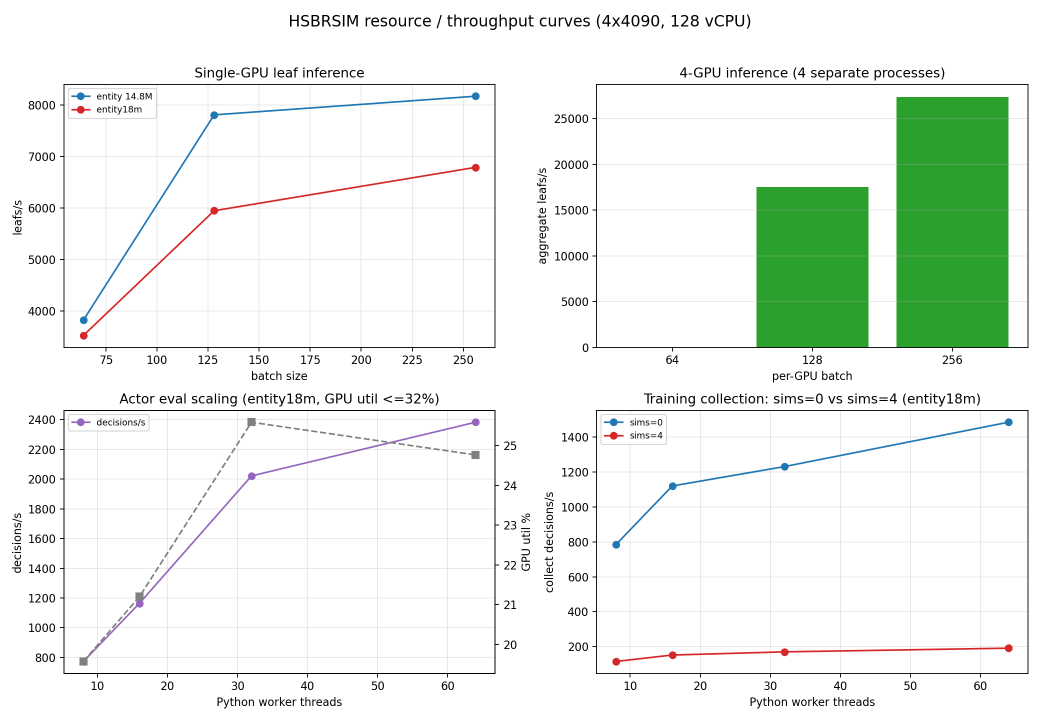
#> input picture docs/assets/compute_throughput.png, 2080 x 1440 px (shown at 1/2 size); its folder holds only this picture in this run
$ python livebot_calibrate.py --image ../docs/assets/compute_throughput.png
#> lines starting #> are read from the running program, lines starting #| are printed output that depends on the picture
### hsbg/live/config.py
"""`hsbg/live/config.json` 的加载/保存与坐标比例工具。

所有界面坐标都是 **窗口内相对比例**（0–1，左上角为原点），由
:class:`hsbg.live.wininput.InputController` 映射到屏幕像素。这样窗口移动/
换分辨率时只需改窗口 rect，配置不用变。

当前默认值
----------
* 窗口：1920×1080 屏幕、游戏窗口 rect ≈ ``(-7, 0, 1929, 1048)``（1936×1048，
  含标题栏；与 ``runs/live/game_screen.png`` 一致）。
* 主菜单「酒馆战棋」按钮：从 ``runs/live/game_screen.png`` 量得 ≈(0.485, 0.374)。
* 酒馆/商店/手牌/结束按钮：**固定比例初值**（尚未用真实酒馆截图校准），
  全部集中在 ``coords`` 里，可用 ``tools/livebot_calibrate.py`` 生成网格图后
  覆盖；也支持 ``--set coords.points.end_turn=0.93,0.60`` 之类命令行覆盖。

配置结构（JSON）::

    {
      "version": 1,
      "window":  {"titles": [...], "process": "Hearthstone.exe", "expected_rect": [l,t,r,b]},
      "paths":   {"power_log": "...", "hdt_log_dir": "...", "runs_dir": "runs/live"},
      "flow":    {"blind": false, "poll_interval_s": 0.25, "max_games": 5, ...},
      "delays":  {"after_click_s": 0.5, "drag_duration_s": 0.35, ...},
      "coords":  {"points": {"名字": [fx,fy], ...},
                  "groups": {"shop": [[fx,fy] x7], "hand": [...x10], ...}},
      "safety":  {"dry_run_default": true, "max_actions_per_turn": 40, ...}
    }
"""

from __future__ import annotations

import copy
import json
import os
from dataclasses import dataclass, field
from pathlib import Path
from typing import Any, Dict, Iterable, List, Optional, Sequence, Tuple

#: 默认配置文件路径（与本模块同目录）
DEFAULT_CONFIG_PATH = Path(__file__).resolve().with_name("config.json")

#: 窗口内相对坐标（0–1）
Point = Tuple[float, float]


def _default_shop() -> List[List[float]]:
    # 商店 7 格（动态布局的兜底）：实测间距 131px/1920=0.068229，y≈0.356
    return [[round(0.5 + (i - 3) * 0.068229, 4), 0.356] for i in range(7)]


def _default_board() -> List[List[float]]:
    # 己方棋盘 7 格（动态布局兜底）：同样的居中间距，落点 y≈0.552
    return [[round(0.5 + (i - 3) * 0.068229, 4), 0.552] for i in range(7)]


def _default_hand() -> List[List[float]]:
    # 手牌 10 格（兜底）：底部居中，间距 110px/1920≈0.0573
    return [[round(0.5 + (i - 4.5) * 0.057292, 4), 0.852] for i in range(10)]


def _default_hero_options() -> List[List[float]]:
    # 英雄选择：4 个候选卡中心（实机 2026-10-18：x=0.25/0.4115/0.5766/0.7344，y=0.436）
    xs = (0.2500, 0.4115, 0.5766, 0.7344)
    return [[x, 0.436] for x in xs]


def _default_choice_options() -> List[List[float]]:
    # 发现/三选一：实机截图（runs/live/calibrated_ingame.png）三张大卡中心
    return [[0.336, 0.41], [0.501, 0.41], [0.666, 0.41]]


@dataclass
class WindowConfig:
    """窗口查找与前台管理配置。"""

    titles: List[str] = field(default_factory=lambda: ["炉石传说", "Hearthstone"])
    process: str = "Hearthstone.exe"
    #: 找不到窗口时（dry-run / 校准）使用的窗口屏幕矩形 [left, top, right, bottom]
    expected_rect: List[int] = field(default_factory=lambda: [-7, 0, 1929, 1048])
    foreground_retries: int = 5
    restore_delay_s: float = 0.25
    #: True = 相对坐标按**客户区**（不含标题栏/边框）映射；False = 按窗口外框。
    #: 实机验证：游戏画面在客户区内，按外框映射会让底部手牌/结束按钮点偏。
    use_client_rect: bool = True


@dataclass
class PathsConfig:
    """日志与产物路径。"""

    power_log: str = r"C:\Program Files (x86)\Hearthstone\Logs\Power.log"
    #: HDT 日志目录（支持 %APPDATA% 展开）；同时会自动扫描常见安装位置
    hdt_log_dir: str = r"%APPDATA%\HearthstoneDeckTracker\Logs"
    runs_dir: str = "runs/live"
    #: Battle.net 启动器（客户端消失时用于 `--exec=launch WTCG` 重启游戏）
    battle_net: str = r"C:\Program Files (x86)\Battle.net\Battle.net.exe"


@dataclass
class FlowConfig:
    """对局循环节奏与停止条件。"""

    #: True = 只按固定时间/固定脚本盲操作（无日志/无内存状态时使用）
    blind: bool = False
    poll_interval_s: float = 0.25
    max_games: int = 5
    max_runtime_s: float = 7200.0
    #: 单局超时（超过视为异常，记录并回大厅）
    game_timeout_s: float = 2400.0
    #: 连续检测不到炉石进程/窗口多久后判定 client_gone（秒）
    client_gone_s: float = 20.0
    #: 客户端消失后是否自动用 Battle.net 重新启动
    restart_client: bool = True
    #: 重启后等待游戏窗口/内存就绪的最长时间（秒）
    restart_timeout_s: float = 180.0
    #: 结算界面重试次数上限（超过则记录 game_over_stuck 并停止该局）
    max_game_over_retries: int = 8
    #: 每局结束时把 Power.log 复制到会话目录（Power.log 每局会被截断/复用）
    archive_power_log: bool = True
    #: 战斗阶段至少等待时间（避免刚点完结束就误点）
    combat_wait_s: float = 40.0
    #: 招募阶段：点完一轮购买后的最短间隔，防止同一回合反复操作
    recruit_min_s: float = 1.0
    #: 每个 tick 最多执行的动作数（避免一次跑太多 UI 操作）
    max_actions_per_tick: int = 14
    #: 盲操作模式下一局预计时长（秒），到点后按 game_over 处理
    blind_game_duration_s: float = 900.0
    #: 盲操作模式每个"回合"的间隔（秒）
    blind_turn_s: float = 20.0
    # ── 招募阶段动作脚本（有内存状态时按实际 shop/hand 数量自动收紧）──
    #: 是否把商店随从全部拖走
    buy_all_shop: bool = True
    #: True = 先拖到手上（已实机验证），False = 直接拖到棋盘（未验证成功）
    buy_to_hand: bool = True
    #: 是否把手牌随从打到棋盘（已实机验证：(0.479,0.90)→(0.5,0.715)）
    play_hand_minions: bool = True
    #: 盲操作时每回合买几个 / 打几个
    buy_count: int = 7
    play_count: int = 7
    #: 是否点英雄技能
    use_hero_power: bool = False
    #: 英雄选择点第几个候选（0 起；锁住的候选点了没反应，planner 会自动重试下一个）
    hero_option_index: int = 0
    #: 结束回合用键盘还是点按钮（酒馆战棋单人模式没有结束回合按钮；仅特殊 UI 用）
    end_turn_use_key: bool = False
    #: 是否主动发送"结束回合"动作。False = 酒馆战棋单人模式的正确做法：
    #: 招募阶段由计时器自动结束（官方 UI 无结束回合按钮），planner 买/出牌后
    #: 只等待 phase 变化；"开始战斗"按钮只在计时结束后出现。
    send_end_turn: bool = False
    #: 结束回合快捷键（默认 E，炉石默认键位）
    end_turn_key: str = "E"
    #: 暂停热键（VK_F12 = 123）
    pause_vk: int = 123
    pause_poll_s: float = 0.1
    #: 是否在 dry-run 时使用模拟状态（无窗口/无日志环境演示用）
    simulate_when_unavailable: bool = True
    #: 内存状态读取最小间隔（秒；rea-operator 的 read_live_state 较重）
    memory_poll_s: float = 0.5
    #: dry-run 预览保护：最多执行多少个计划动作 / 最多跑多少秒后自动退出
    #: （0 = 不限制；CLI 的 --simulate/--realtime 会置 0）
    dry_run_max_actions: int = 40
    dry_run_max_seconds: float = 20.0


@dataclass
class DelaysConfig:
    """每类操作的节奏（秒）。"""

    after_click_s: float = 0.5
    after_drag_s: float = 0.35
    drag_duration_s: float = 0.35
    after_key_s: float = 0.3
    hero_select_wait_s: float = 1.5
    between_buys_s: float = 0.25
    end_turn_wait_s: float = 1.0
    choice_wait_s: float = 0.6
    menu_retry_s: float = 5.0
    after_game_wait_s: float = 8.0
    screenshot_settle_s: float = 0.2


@dataclass
class CoordsConfig:
    """窗口内相对坐标：命名点 + 序列组 + 动态布局参数。"""

    #: 单个点，name -> (fx, fy)
    points: Dict[str, List[float]] = field(default_factory=lambda: {
        # 主菜单 / 酒馆大厅（2026-10-18 实机校准，client 坐标）
        "menu_battlegrounds": [0.4995, 0.3922],  # 主菜单「酒馆战棋」
        "menu_back": [0.035, 0.035],             # 左上返回箭头（备用）
        "splash_click": [0.5000, 0.5000],        # 启动页「点击开始」/通用点击
        "lobby_play": [0.7172, 0.8028],          # 酒馆大厅「开始」圆钮中心
        "lobby_back": [0.7810, 0.9230],          # 大厅右下「返回」
        "lobby_play_again": [0.7172, 0.8028],    # 结算后回大厅再点「开始」
        # 对局结算界面：优先点「继续/返回」回大厅（16:9 实测 (960,850) 可退出结算）
        "result_continue": [0.5393, 0.8492],
        "result_continue2": [0.5000, 0.8600],
        "result_center": [0.5000, 0.5000],
        # 对局内（client 坐标；2026-10-18 实机验证）
        "end_turn": [0.7917, 0.4410],           # 右中「开始战斗/结束回合」按钮
        "hero_power": [0.5920, 0.7900],          # 底部圆钮（英雄技能/刷新，待微调）
        "hero_confirm": [0.5000, 0.7582],        # 英雄选择「确认」
        "choice_confirm": [0.5000, 0.7900],      # 三选一确认（待校准）
        "error_dismiss": [0.50, 0.85],           # 弹窗/错误确认
    })
    #: 序列组：name -> [[fx, fy], ...]（动态布局不可用时兜底）
    groups: Dict[str, List[List[float]]] = field(default_factory=lambda: {
        "shop": _default_shop(),                # 商店 7 格
        "board": _default_board(),              # 己方棋盘 7 格
        "hand": _default_hand(),                # 手牌 10 格
        "hero_options": _default_hero_options(),  # 英雄候选
        "choice_options": _default_choice_options(),  # 发现/三选一选项
    })
    #: 动态布局参数（BG 商店/棋盘/手牌随"当前格数"居中排布，按像素间距换算比例）
    layout: Dict[str, float] = field(default_factory=lambda: {
        # 实测：4 个 offer 时商店卡中心 image x=765/896/1027/1158，间距 131px（1920 宽）
        "shop_y": 0.356,          # 商店随从行 y
        "shop_spacing": 0.068229,  # 131 / 1920
        "board_y": 0.715,         # 拖到棋盘的落点 y（实测 (0.5,0.72) 成功出牌）
        "board_spacing": 0.068229,
        "hand_y": 0.900,          # 手牌卡可见部分 y（下缘被裁，抓上半部）
        "hand_spacing": 0.057292,  # 110 / 1920
        "hand_center_x": 0.480,   # 实测单张手牌中心 image x≈922
        "center_x": 0.5,
    })

    # [18 lines left out: functions point, group, set_point, not called in this run]


@dataclass
class SafetyConfig:
    """安全阀：dry-run 默认、每回合动作上限、错误处理。"""

    dry_run_default: bool = True
    #: 没有显式 --live 时绝不真实点击（require_live_flag=False 时允许 live=True 构造）
    require_live_flag: bool = True
    max_actions_per_turn: int = 40
    max_consecutive_errors: int = 5
    screenshot_on_error: bool = True
    #: 是否允许把游戏窗口拉到前台（关掉则只在已是前台时点击）
    allow_focus_steal: bool = True
    #: 单个动作后等待 UI 稳定的最小时间（秒）
    min_action_interval_s: float = 0.15


@dataclass
class LiveConfig:
    """完整配置（窗口/路径/节奏/坐标/安全）。"""

    version: int = 1
    window: WindowConfig = field(default_factory=WindowConfig)
    paths: PathsConfig = field(default_factory=PathsConfig)
    flow: FlowConfig = field(default_factory=FlowConfig)
    delays: DelaysConfig = field(default_factory=DelaysConfig)
    coords: CoordsConfig = field(default_factory=CoordsConfig)
    safety: SafetyConfig = field(default_factory=SafetyConfig)

    # ── 序列化 ──
    # [30 lines left out: functions to_dict, from_dict, not called in this run]

    # ── 文件 ──
    @classmethod
    def load(cls, path: Optional[Path | str] = None) -> "LiveConfig":
        path = Path(path) if path is not None else DEFAULT_CONFIG_PATH
        if not path.exists():
            # 允许不存在时使用内置默认（并提示），便于首次运行
            cfg = cls()
            cfg.validate()
            return cfg
        with open(path, "r", encoding="utf-8") as f:
            data = json.load(f)
        cfg = cls.from_dict(data)
        cfg.validate()
        return cfg

    # [6 lines left out: function save, not called in this run]

    # ── 校验 / 便利属性 ──
    def validate(self) -> None:
        rect = list(self.window.expected_rect or [])
        if len(rect) != 4 or rect[2] <= rect[0] or rect[3] <= rect[1]:
            raise ValueError(f"window.expected_rect 必须是 [left,top,right,bottom]，得到 {rect!r}")
        if self.flow.max_games < 0:
            raise ValueError("flow.max_games 必须 >= 0")
        if self.flow.poll_interval_s <= 0:
            raise ValueError("flow.poll_interval_s 必须 > 0")
        for name, pt in self.coords.points.items():
            _check_fraction(name, pt)
        for name, pts in self.coords.groups.items():
            if not pts:
                raise ValueError(f"coords.groups[{name!r}] 不能为空")
            for i, pt in enumerate(pts):
                _check_fraction(f"{name}[{i}]", pt)

    # [4 lines left out: function window_rect, not called in this run]

    #: ``paths.hdt_log_dir`` 展开环境变量后的路径
    def hdt_log_dir_resolved(self) -> Path:
        return Path(os.path.expandvars(self.paths.hdt_log_dir)).expanduser()

    # [5 lines left out: function runs_dir_resolved, not called in this run]

    def power_log_path(self) -> Path:
        return Path(os.path.expandvars(self.paths.power_log)).expanduser()

    # ── 命令行覆盖：`--set flow.max_games=3 --set coords.points.end_turn=0.93,0.6` ──
    # [121 lines left out: functions apply_overrides, _set_path, _dataclass_to_dict, _merge_dataclass, _merge_coords, _parse_point, not called in this run]


def _check_fraction(name: str, point: Sequence[float]) -> None:
    if len(point) != 2:
        raise ValueError(f"坐标 {name} 需要 2 个值，得到 {point!r}")
    x, y = float(point[0]), float(point[1])
    if not (0.0 <= x <= 1.0 and 0.0 <= y <= 1.0):
        raise ValueError(f"坐标 {name}={point!r} 超出 [0,1] 相对比例范围")


# [15 lines left out: function _coerce, not called in this run]


def load_config(
    path: Optional[Path | str] = None,
    overrides: Optional[Iterable[str]] = None,
) -> LiveConfig:
    """加载配置（不存在时用内置默认），并应用 ``--set`` 覆盖。"""
    cfg = LiveConfig.load(path)
    if overrides:
        cfg.apply_overrides(overrides)
    return cfg


def save_config(cfg: LiveConfig, path: Path | str) -> Path:
    """保存配置（默认路径可用 :data:`DEFAULT_CONFIG_PATH`）。"""
    return cfg.save(path)


__all__ = [
    "DEFAULT_CONFIG_PATH",
    "Point",
    "WindowConfig",
    "PathsConfig",
    "FlowConfig",
    "DelaysConfig",
    "CoordsConfig",
    "SafetyConfig",
    "LiveConfig",
    "load_config",
    "save_config",
]

### tools/livebot_calibrate.py
#!/usr/bin/env python
"""坐标校准工具：截图 + 画网格 + 标出配置里的按钮/槽位。

用法::

    # 用已有截图（无需游戏窗口）：生成带网格与标注的图
    python tools/livebot_calibrate.py --image runs/live/game_screen.png

    # 真实截取当前游戏窗口（需要游戏已启动）
    python tools/livebot_calibrate.py --capture

    # 修改窗口 rect / 网格步长 / 输出路径
    python tools/livebot_calibrate.py --image runs/live/game_screen.png \
        --rect -7,0,1929,1048 --grid 0.05 --out runs/live/calibrated.png

输出的 PNG 上：
* 浅色网格 = 每 ``--grid`` 比例；
* 顶部/左侧标注 0.0–1.0 比例；
* 圆形 = ``coords.points`` 里的命名按钮；
* 方框 + 编号 = ``coords.groups`` 里的槽位序列（shop/board/hand/...）。
按图调整 ``hsbg/live/config.json``（或 ``--set coords.points.xxx=fx,fy``）即可。
"""

from __future__ import annotations

import argparse
import json
import sys
from pathlib import Path
from typing import List, Optional, Sequence, Tuple

ROOT = Path(__file__).resolve().parent.parent
if str(ROOT) not in sys.path:
    sys.path.insert(0, str(ROOT))

for _stream in (sys.stdout, sys.stderr):
    try:
        _stream.reconfigure(encoding="utf-8", errors="replace")
    except Exception:  # noqa: BLE001
        pass

from hsbg.live.config import DEFAULT_CONFIG_PATH, LiveConfig, load_config  # noqa: E402


# [5 lines left out: function _parse_rect, not called in this run]


def _load_image(path: Path):
    from PIL import Image

    return Image.open(path).convert("RGB")


# [21 lines left out: function _capture_window, not called in this run]


def _draw_annotations(
    image,
    config: LiveConfig,
    *,
    grid: float,
    rect: Tuple[int, int, int, int],
    show_groups: bool = True,
) -> "object":
    from PIL import ImageDraw

    draw = ImageDraw.Draw(image, "RGBA")
    width, height = image.size

    # ── 网格 ──
    if grid > 0:
        steps = max(1, int(round(1.0 / grid)))
        for i in range(steps + 1):
            frac = i / steps
            x = int(frac * (width - 1))
            y = int(frac * (height - 1))
            draw.line([(x, 0), (x, height)], fill=(255, 255, 255, 60), width=1)
            draw.line([(0, y), (width, y)], fill=(255, 255, 255, 60), width=1)
            if i % max(1, int(round(0.1 / grid))) == 0:
                draw.text((x + 2, 2), f"{frac:.2f}", fill=(255, 255, 0, 220))
                draw.text((2, y + 1), f"{frac:.2f}", fill=(255, 255, 0, 220))

    def to_px(fx: float, fy: float) -> Tuple[int, int]:
        return int(fx * (width - 1)), int(fy * (height - 1))

    # ── 命名点 ──
    for name, (fx, fy) in sorted(config.coords.points.items()):
        x, y = to_px(fx, fy)
        r = 7
        draw.ellipse([(x - r, y - r), (x + r, y + r)],
                     outline=(255, 64, 64, 255), width=2)
        draw.line([(x - r - 4, y), (x + r + 4, y)], fill=(255, 64, 64, 255))
        draw.line([(x, y - r - 4), (x, y + r + 4)], fill=(255, 64, 64, 255))
        draw.text((x + r + 3, y - r - 6), f"{name} ({fx:.3f},{fy:.3f})",
                  fill=(255, 220, 64, 255))

    # ── 槽位组 ──
    if show_groups:
        colors = {
            "shop": (64, 200, 255),
            "board": (120, 255, 120),
            "hand": (255, 160, 64),
            "hero_options": (255, 64, 255),
            "choice_options": (64, 255, 200),
        }
        for group, points in sorted(config.coords.groups.items()):
            color = colors.get(group, (200, 200, 200))
            for i, (fx, fy) in enumerate(points):
                x, y = to_px(fx, fy)
                half = 18
                draw.rectangle([(x - half, y - half), (x + half, y + half)],
                               outline=(*color, 255), width=2)
                draw.text((x - half + 2, y - half + 1), f"{i}",
                          fill=(*color, 255))
            if points:
                fx0, fy0 = points[0]
                draw.text((to_px(fx0, fy0)[0] - 18, to_px(fx0, fy0)[1] - 34),
                          group, fill=(*color, 255))

    # ── 窗口 rect 信息 ──
    info = (f"rect={list(rect)} image={width}x{height} grid={grid}")
    draw.rectangle([(0, height - 16), (width - 1, height - 1)],
                   fill=(0, 0, 0, 160))
    draw.text((4, height - 14), info, fill=(255, 255, 255, 255))
    return image


def _print_table(config: LiveConfig, image_size: Tuple[int, int],
                 rect: Tuple[int, int, int, int]) -> None:
    width, height = image_size
    rw = max(1, rect[2] - rect[0])
    rh = max(1, rect[3] - rect[1])
    rows: List[str] = []
    rows.append(f"== 坐标表（窗口 rect={list(rect)}，截图 {width}x{height}）==")
    rows.append(f"{'name':>20}  {'frac':>16}  {'image px':>14}  {'screen px':>14}")
    for name, (fx, fy) in sorted(config.coords.points.items()):
        rows.append(
            f"{name:>20}  ({fx:.4f},{fy:.4f})  "
            f"({int(fx * (width - 1)):>5},{int(fy * (height - 1)):>5})  "
            f"({rect[0] + int(fx * rw):>5},{rect[1] + int(fy * rh):>5})"
        )
    for group, points in sorted(config.coords.groups.items()):
        rows.append(f"-- group {group} ({len(points)}) --")
        for i, (fx, fy) in enumerate(points):
            rows.append(
                f"{f'{group}[{i}]':>20}  ({fx:.4f},{fy:.4f})  "
                f"({int(fx * (width - 1)):>5},{int(fy * (height - 1)):>5})  "
                f"({rect[0] + int(fx * rw):>5},{rect[1] + int(fy * rh):>5})"
            )
    print("\n".join(rows))


def build_arg_parser() -> argparse.ArgumentParser:
    p = argparse.ArgumentParser(
        description="截图 + 网格 + 标注坐标（校准 hsbg/live/config.json）",
        formatter_class=argparse.ArgumentDefaultsHelpFormatter,
    )
    p.add_argument("--config", default=str(DEFAULT_CONFIG_PATH))
    p.add_argument("--image", default=None,
                   help="已有截图路径（不给则尝试 --capture 真实截图）")
    p.add_argument("--capture", action="store_true",
                   help="真实截取游戏窗口（需要游戏窗口；默认输出 runs/live/）")
    p.add_argument("--rect", type=_parse_rect, default=None,
                   help="窗口屏幕矩形 left,top,right,bottom（默认取配置）")
    p.add_argument("--grid", type=float, default=0.05, help="网格步长（比例）")
    p.add_argument("--out", default="runs/live/calibrated.png",
                   help="标注图输出路径")
    p.add_argument("--no-groups", action="store_true", help="不画槽位组框")
    p.add_argument("--json", action="store_true", help="同时打印 JSON 坐标表")
    return p


def main(argv: Optional[Sequence[str]] = None) -> int:
    args = build_arg_parser().parse_args(argv)
    config = load_config(args.config)
    rect: Optional[Tuple[int, int, int, int]] = args.rect

    image = None
    if args.image:
        path = Path(args.image)
        if not path.exists():
            print(f"[calibrate] 截图不存在: {path}", file=sys.stderr)
            return 2
        image = _load_image(path)
        print(f"[calibrate] 使用截图: {path}")
        if rect is None:
            # 离线截图默认视作客户区：屏幕坐标 = 图像像素（左上 0,0）
            rect = (0, 0, int(image.size[0]), int(image.size[1]))
    else:
        captured = _capture_window(config)
        if captured is None:
            print("[calibrate] 无截图可用：请用 --image 指定已有截图，或启动游戏后用 "
                  "--capture", file=sys.stderr)
            return 2
        path, image, captured_rect = captured
        if rect is None:
            rect = captured_rect
        print(f"[calibrate] 已截图: {path}  客户区 rect={list(rect)}")
    assert rect is not None

    out = Path(args.out)
    if not out.is_absolute():
        out = ROOT / out
    out.parent.mkdir(parents=True, exist_ok=True)
    annotated = _draw_annotations(image, config, grid=float(args.grid),
                                  rect=rect, show_groups=not args.no_groups)
    annotated.save(out)
    print(f"[calibrate] 标注图已保存: {out}")

    _print_table(config, image.size, rect)
    if args.json:
        payload = {
            "rect": list(rect),
            "image_size": list(image.size),
            "points": {k: list(v) for k, v in config.coords.points.items()},
            "groups": {k: [list(p) for p in v]
                       for k, v in config.coords.groups.items()},
        }
        print(json.dumps(payload, ensure_ascii=False, indent=2))
    return 0


if __name__ == "__main__":  # pragma: no cover - CLI 入口
    raise SystemExit(main())
#> the loop in _draw_annotations, `for group, points in sorted(config.coords.groups.items()):` made 5 passes
#> (fx0, fy0) on passes 1 to 5: (0.295, 0.552), (0.336, 0.41), (0.242, 0.852), (0.25, 0.436), (0.295, 0.356)
#> in main, `annotated = _draw_annotations(image, config, grid=float(args.grid), re..`:
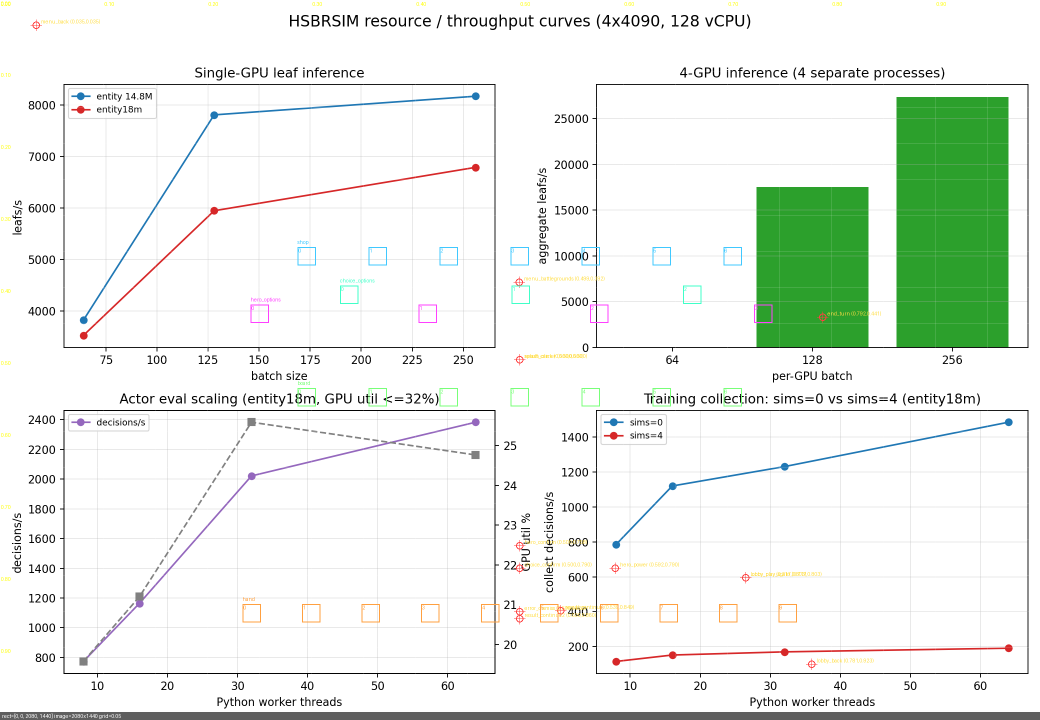
#> annotated: PIL image 2080x1440 RGB (shown at 1/2 size); mean R, G, B 233.7, 240.4, 233.3
#> (the rest of the program and of its run is left out)
